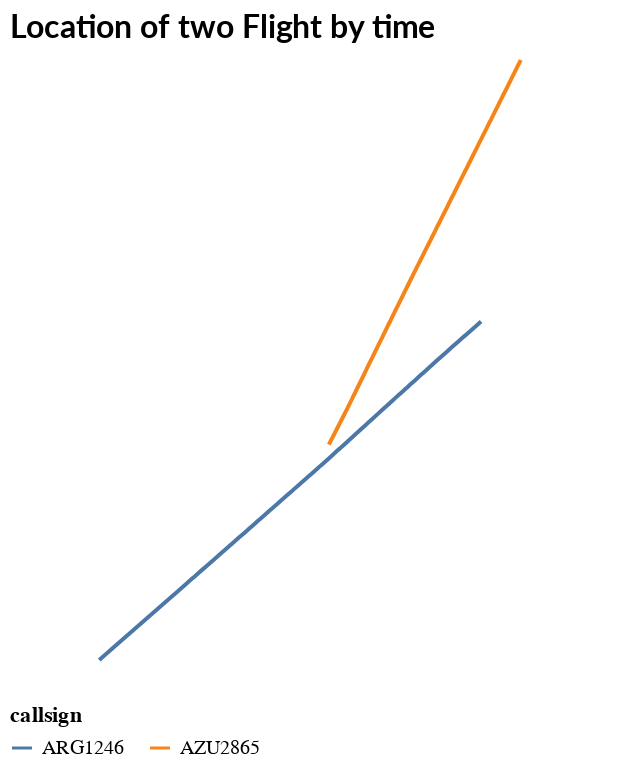

The notebook cell this image was saved under:
### Code cell
chart = (
    alt.layer(
        *(flight.geoencode().encode(alt.Color("callsign:N")) for flight in subset)
    )
    .properties(title="Location of two Flight by time")
    .configure_legend(orient="bottom")
    .configure_view(stroke=None)
    .configure_title(anchor="start", font="Lato", fontSize=16)
)
chart
